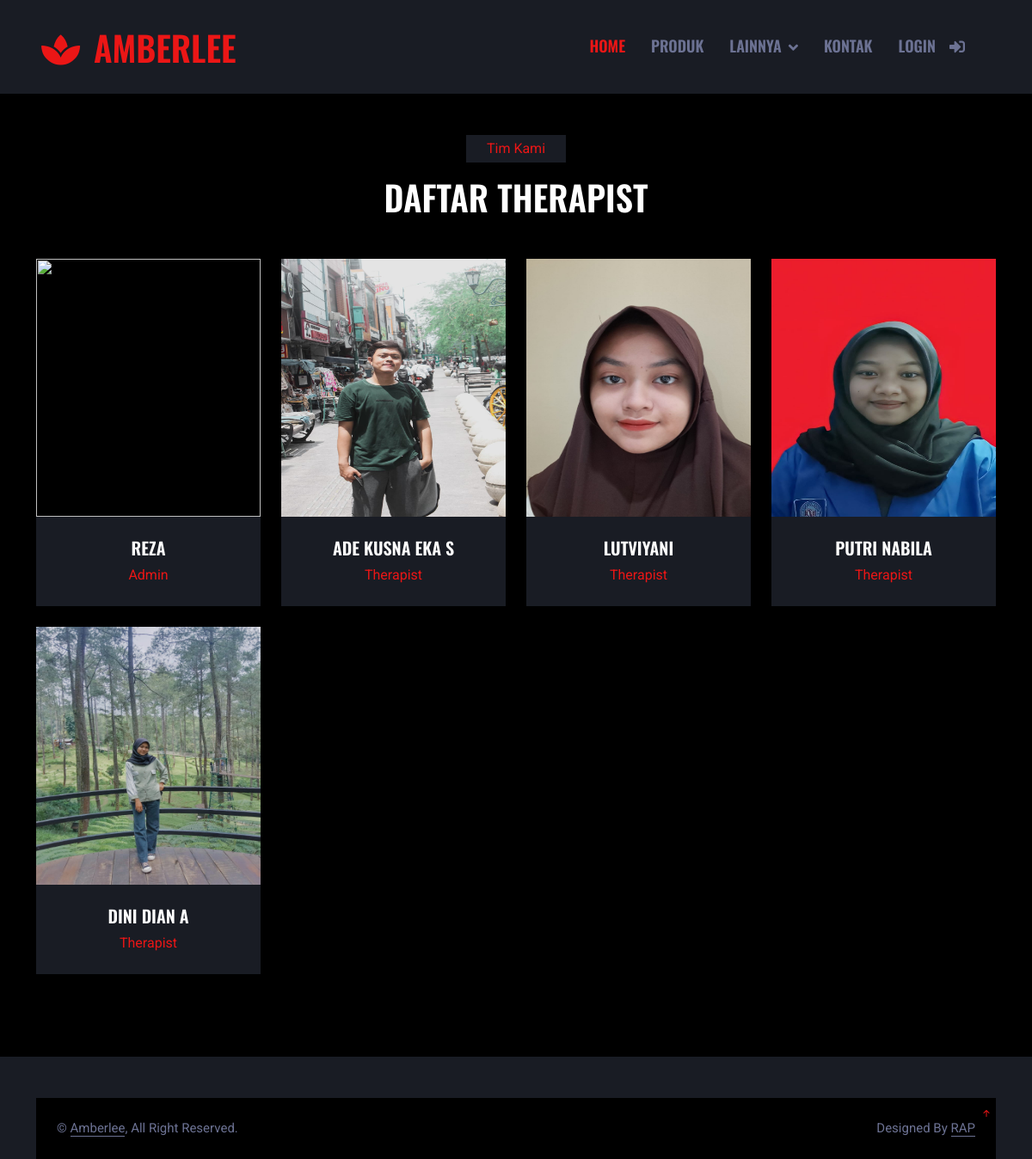
The page /index.php/amberlee/tim on the database its author committed.
### tables this page shows
CREATE TABLE `data_karyawan` (
  `id_karyawan` int(11) NOT NULL,
  `nik` varchar(100) NOT NULL,
  `nama_karyawan` varchar(200) NOT NULL,
  `username` varchar(100) NOT NULL,
  `password` varchar(100) NOT NULL,
  `tgl_lahir` date NOT NULL,
  `alamat` varchar(400) NOT NULL,
  `jenis_kelamin` varchar(100) NOT NULL,
  `nama_jabatan` varchar(100) NOT NULL,
  `photo` varchar(100) NOT NULL,
  `hak_akses` int(11) NOT NULL
);

### application/controllers/amberlee/Tim.php (called while the page is built)
<?php
class Tim extends CI_Controller{
    public function index(){
        $data['title'] = "Amberlee";
        $data ['karyawan'] = $this->ModelSalon->get_data('data_karyawan')->result();
        $this->load->view('templates/header',$data);
        $this->load->view('templates/tim',$data);
        $this->load->view('templates/footer',$data);
    }
}
?>

### index.php (called while the page is built, shortened)
<?php
require_once BASEPATH.'core/CodeIgniter.php';

### application/models/ModelSalon.php (called while the page is built, shortened)
<?php
class ModelSalon extends CI_Model
{
    public function get_data($table)
    {
        return $this->db->get($table);
    }
}
?>

### application/views/templates/tim.php (the view, shortened to what this page needs)
<div class="container-xxl py-5">
       <div class="container">
           <div class="text-center mx-auto mb-5 wow fadeInUp" data-wow-delay="0.1s" style="max-width: 600px;">
               <p class="d-inline-block bg-secondary text-primary py-1 px-4">Tim Kami</p>
               <h1 class="text-uppercase">Daftar Therapist</h1>
           </div>
           <div class="row g-4">
               <?php foreach($karyawan as $k) : ?>
               <div class="col-lg-3 col-md-6 wow fadeInUp" data-wow-delay="0.1s">
                   <div class="team-item">
                       <div class="team-img position-relative overflow-hidden">
                       </div>
                       <div class="bg-secondary text-center p-4">
                           <h5 class="text-uppercase"><?php echo $k->nama_karyawan ?></h5>
                           <span class="text-primary"><?php echo $k->nama_jabatan ?></span>
                       </div>
                   </div>
               </div>
               <?php endforeach ; ?>
           </div>
       </div>
   </div>

### assets/member/css/style.css (style rules this page uses)
.team-item .team-img::before, .team-item .team-img::after { position: absolute; content: ""; width: 0; height: 100%; top: 0; left: 0; background: rgba(0, 0, 0, .85); transition: .5s; }
.team-item .team-img::after { left: auto; right: 0; }

### rows shown on the page
data_karyawan: nama_karyawan "REZA", nama_jabatan "Admin"
data_karyawan: nama_karyawan "ADE KUSNA EKA S", nama_jabatan "Therapist"
data_karyawan: nama_karyawan "LUTVIYANI", nama_jabatan "Therapist"
data_karyawan: nama_karyawan "PUTRI NABILA", nama_jabatan "Therapist"
data_karyawan: nama_karyawan "DINI DIAN A", nama_jabatan "Therapist"

### other values the page prints
$title "AMBERLEE"
